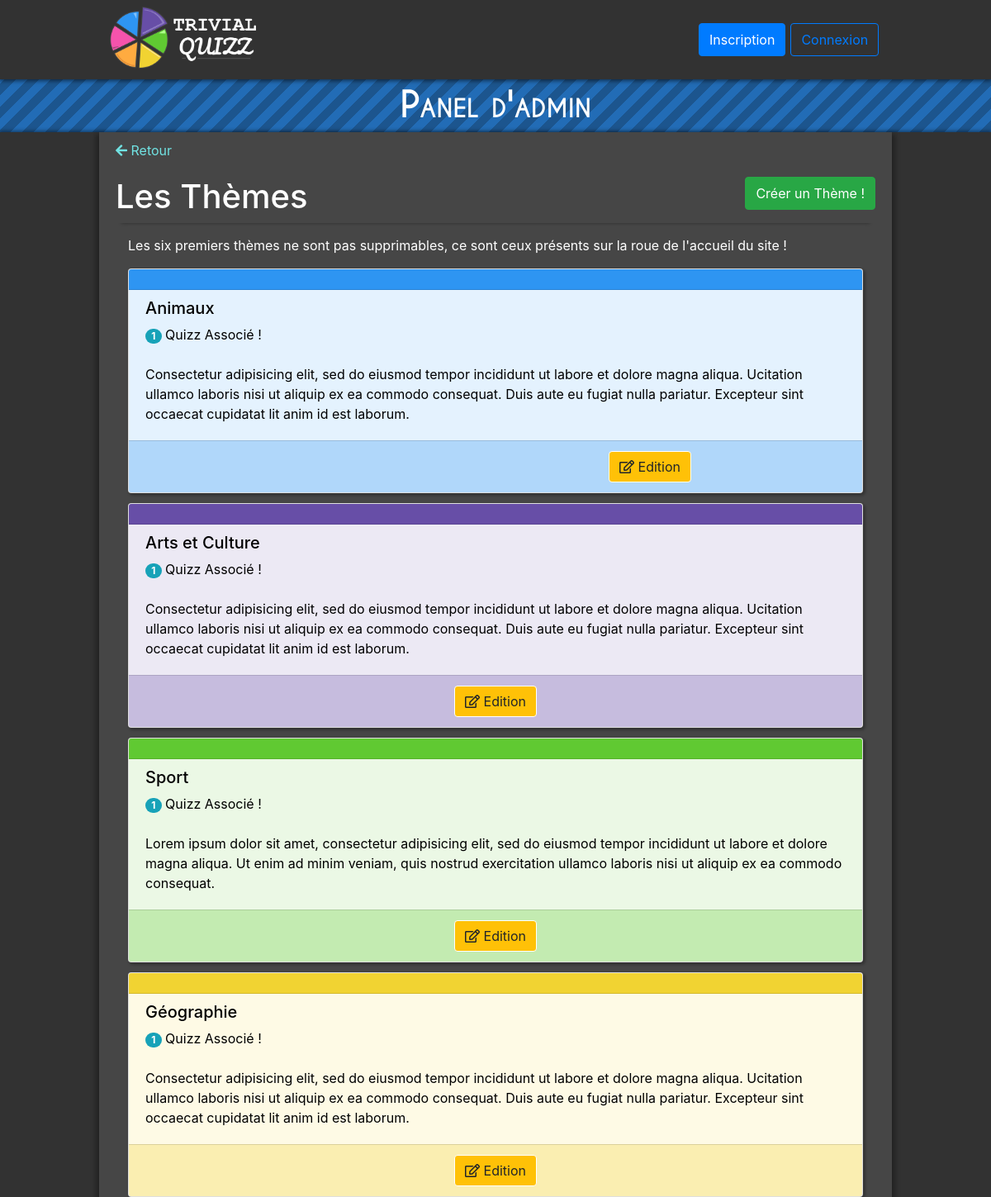
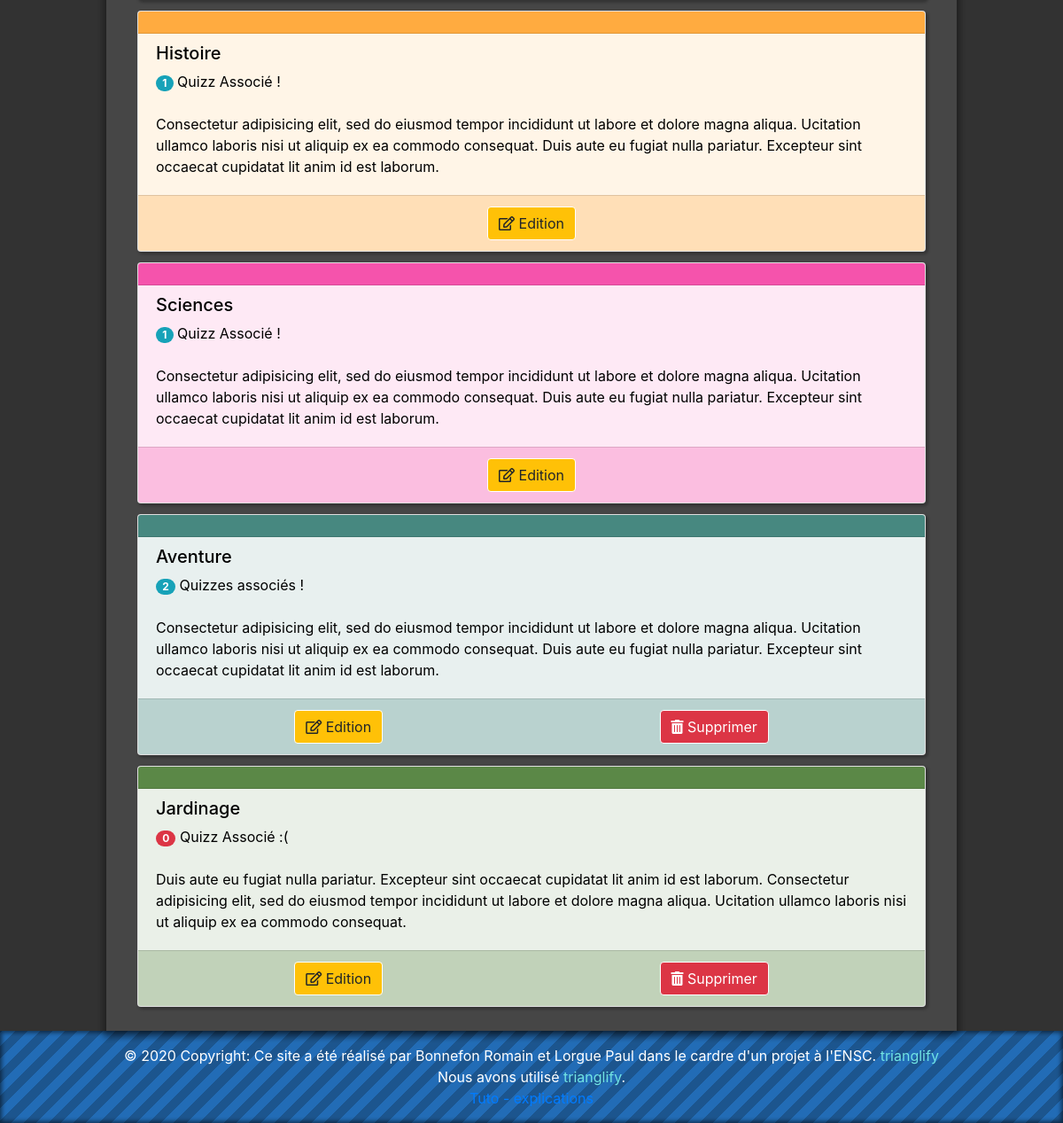
Screenshot of /admin/theme.php (signed in) with the database file from the repository (2 pictures, top to bottom).
### tables this page shows
CREATE TABLE theme
(
  th_id INTEGER NOT NULL PRIMARY KEY AUTO_INCREMENT,
  th_nom VARCHAR(50) NOT NULL,
  th_couleur VARCHAR(7) NOT NULL,
  th_description VARCHAR(500),
  th_is_principal BIT(1)
);

### include/functions.php (called while the page is built, shortened)
<?php
  function tryQueryBDD($bdd, $sql)
  {
    try {
      $request = $bdd -> query($sql);
      $result = $request -> fetchAll();
      if(empty($result)) {
        return null;
      }
      else {
        return $result;
      }
    } catch (\Exception $e) {
      return null;
    }
  }
  function loadThemeFromSQLResult($result)
  {
    $_THEME["id"] = $result["th_id"];
    $_THEME["nom"] = $result["th_nom"];
    $_THEME["desc"] = $result["th_description"];
    $_THEME["couleur"] = $result["th_couleur"];
    $_THEME["is_Principal"] = $result["th_is_principal"];
    return $_THEME;
  }
  function tabFormat($data, $fonction){
    for($i = 0; $i<count($data); $i++)
    {
      $temp = $fonction($data[$i]);
      $id = $temp["id"];
      $_DATA["$id"] = $temp;
    }
    return $_DATA;
  }
        function getAllThemesInfos($bdd)
        {
          $data = tryQueryBDD($bdd, "SELECT * FROM theme");
          return tabFormat($data, "loadThemeFromSQLResult");
        }
        function getNumbersOfQuizzesOfThemes($bdd)
        {
          $data = tryQueryBDD($bdd, "SELECT COUNT(*) AS NB, th_id FROM quiz GROUP BY th_id");
          foreach ($data as $infos)
          {
            $_NUMBERS[$infos["th_id"]] = $infos["NB"];
          }
          return $_NUMBERS;
        }
?>

### admin/theme.php (the view, shortened to what this page needs)
<?php
  require_once "../include/liaisonbdd.php";
  require_once "../include/functions.php";
  $_THEMES = getAllThemesInfos($bdd);
?>
<!doctype html>
<html lang="fr">
<head>
  <?php require_once "../include/header.php"?>
  <link rel="stylesheet" href="../css/cards.css" />
  <link rel="stylesheet" href="../css/modal.css" />
</head>
<body>
  <?php require_once "../include/navbar.php"?>
  <div class="bandeau-principal fond-bleu">
    Panel d'admin
  </div>
  <div class="cadre-global">
    <div class="cadre-central">
      <a class="blue-text" href="../index.php">
        <i class="fas fa-arrow-left" style="height: 2.5em;"></i>
        Retour
      <a/>
      <div>
        <div class="titre1">
          <h1>Les Thèmes</h1>
          <button id="boutonCreerTheme" type="button" class="btn btn-success button-open-modal"  data-toggle="modal" data-target="#modalCreationTheme">
            Créer un Thème !
          </button>
        </div>
        <article class="container">
          <div>
            <p>Les six premiers thèmes ne sont pas supprimables, ce sont ceux présents sur la roue de l'accueil du site !</p>
          <div class="card-columns">
            <?php
              $_NBOFQUIZZ = getNumbersOfQuizzesOfThemes($bdd);
              foreach($_THEMES as $_THEME)
              {
                ?>
                <div id="themeN<?= $_THEME["id"]?>" class="card">
                  <div class="card-header" style="background-color: <?= $_THEME['couleur'] ?>;">
                  </div>
                  <div class="card-body" style="background: <?= $_THEME['couleur'] ?>20;">
                    <h5><?= $_THEME["nom"] ?></h5>
                    <div class="card-text"><?php
                    if(!empty($_NBOFQUIZZ[$_THEME["id"]])){
                      if($_NBOFQUIZZ[$_THEME["id"]]==1){
                        echo '<span class="badge badge-pill badge-info">1</span> Quizz Associé !';
                      }
                      else {
                        echo '<span class="badge badge-pill badge-info">'.$_NBOFQUIZZ[$_THEME["id"]].'</span> Quizzes associés !';
                      }
                    }
                    else{
                        echo '<span class="badge badge-pill badge-danger">0</span> Quizz Associé :(';
                    } ?></div>
                    <br/>
                    <p class="card-text"><?= $_THEME["desc"] ?></p>
                  </div>
                  <div class="card-footer d-flex justify-content-around" style="background: <?= $_THEME['couleur'] ?>60;">
                    <a href="theme-edit.php?id=<?= $_THEME["id"] ?>">
                      <button type="button" class="btn btn-warning btn-border-blanc">
                        <i class="far fa-edit"></i>
                        Edition
                      </button>
                    </a>
                    <?php if($_THEME["is_Principal"] == 0){
                      ?>
                      <button id="suppressionThemeN<?= $_THEME["id"]?>" type="button" class="btn btn-danger btn-border-blanc">
                        <i class="fas fa-trash-alt" style="color: #ffffff;"></i>
                        Supprimer
                      </button>
                    <?php } ?>
                  </div>
                </div>
              <?php
              }
            ?>
          </div>
        </article>
      </div>
    </div>
  </div>
  <?php require_once "modals/theme-create.php"?>
</body>
</html>

### css/style-base.css (style rules this page uses)
:root { --navbar-height: 95px; }
.bandeau-principal { height: auto; text-align: center; justify-content: center; align-items: center; font-size: 2.7rem; font-variant: small-caps; font-family: "CaviarDreams"; font-weight: bold; }
body { font-family: "CaviarDreams"; }
.fond-bleu { color: white; background: repeating-linear-gradient(-45deg, #1C558E, 10px, #226cb6 10px, #226cb6 20px); }
footer { color: white; background: repeating-linear-gradient(-45deg, #1C558E, 10px, #226cb6 10px, #226cb6 20px); box-shadow: inset 0px 0px 5px 2px rgba(0, 0, 0, .55); display: flex; justify-content: center; align-items: center; }
html { margin-top: var(--navbar-height); overflow-x: hidden; }
.cadre-global { box-shadow: 0px 0px 5px 1px rgba(0, 0, 0, .55); display: flex; width: auto; justify-content: center; background-color: rgb(50,50,50); min-height: calc(100vh - 1.7*var(--navbar-height)); }
body { background-color: rgb(50,50,50) !important; overflow-x: hidden; width: 100vw; }
.cadre-central { box-shadow: 2px 5px 6px 3px rgba(0, 0, 0, .2), -2px 5px 6px 3px rgba(0, 0, 0, .2); width: 70%; height: 100%; padding: 10px 20px 15px 20px; background-color: rgb(70,70,70); color: white; min-height: calc(100vh - 1.7*var(--navbar-height)); }
.titre1, .titre2 { display: flex; flex-flow: row nowrap; justify-content: space-between; }
.titre1 { font-size: 2.5rem; box-shadow: 0px 7px 4px -7px rgba(0,0,0,.4); margin-bottom: 15px; }
.button-open-modal { height: 2.5em; }
.btn-border-blanc { border-color: white !important; border-width: thick; }
.blue-text { color: #71E3E3 !important; }
a { text-decoration: none !important; }
@media (min-width: 768px) and (max-width: 1200px) { .navbar-center, .cadre-central { width: 80% !important; } }
@media (min-width: 768px) and (max-width: 1200px) { .titre1 { font-size: 2rem; } }

### css/cards.css (style rules this page uses)
.card-columns { width: 100% !important; }
@media (max-width: 1400px) { .card-columns { column-count: 1 !important; } }
.card-body { padding-top: 10px !important; }
.card { min-width: 100%; margin-bottom: 25px; box-shadow: 2px 2px 3px 1px rgba(0, 0, 0, .25); color: black !important; }
@media (min-width: 1001px) and (max-width: 1400px) { .card-columns { column-count: 2; } }

### rows the page displays
theme: th_nom "Animaux", shows "1", th_description "Consectetur adipisicing elit, sed do eiusmod tempor incididunt ut labore et dolore magna aliqua. Ucitation ullamco laboris nisi ut aliquip ex ea commodo consequat. Duis aute eu fugiat nulla pariatur. Excepteur sint occaecat cupidatat lit anim id est laborum."
theme: th_nom "Arts et Culture", shows "1", th_description "Consectetur adipisicing elit, sed do eiusmod tempor incididunt ut labore et dolore magna aliqua. Ucitation ullamco laboris nisi ut aliquip ex ea commodo consequat. Duis aute eu fugiat nulla pariatur. Excepteur sint occaecat cupidatat lit anim id est laborum."
theme: th_nom "Sport", shows "1", th_description "Lorem ipsum dolor sit amet, consectetur adipisicing elit, sed do eiusmod tempor incididunt ut labore et dolore magna aliqua. Ut enim ad minim veniam, quis nostrud exercitation ullamco laboris nisi ut aliquip ex ea commodo consequat."
theme: th_nom "Géographie", shows "1", th_description "Consectetur adipisicing elit, sed do eiusmod tempor incididunt ut labore et dolore magna aliqua. Ucitation ullamco laboris nisi ut aliquip ex ea commodo consequat. Duis aute eu fugiat nulla pariatur. Excepteur sint occaecat cupidatat lit anim id est laborum."
theme: th_nom "Histoire", shows "1", th_description "Consectetur adipisicing elit, sed do eiusmod tempor incididunt ut labore et dolore magna aliqua. Ucitation ullamco laboris nisi ut aliquip ex ea commodo consequat. Duis aute eu fugiat nulla pariatur. Excepteur sint occaecat cupidatat lit anim id est laborum."
theme: th_nom "Sciences", shows "1", th_description "Consectetur adipisicing elit, sed do eiusmod tempor incididunt ut labore et dolore magna aliqua. Ucitation ullamco laboris nisi ut aliquip ex ea commodo consequat. Duis aute eu fugiat nulla pariatur. Excepteur sint occaecat cupidatat lit anim id est laborum."
theme: th_nom "Aventure", th_id "2", th_description "Consectetur adipisicing elit, sed do eiusmod tempor incididunt ut labore et dolore magna aliqua. Ucitation ullamco laboris nisi ut aliquip ex ea commodo consequat. Duis aute eu fugiat nulla pariatur. Excepteur sint occaecat cupidatat lit anim id est laborum."
theme: th_nom "Jardinage", shows "0", th_description "Duis aute eu fugiat nulla pariatur. Excepteur sint occaecat cupidatat lit anim id est laborum. Consectetur adipisicing elit, sed do eiusmod tempor incididunt ut labore et dolore magna aliqua. Ucitation ullamco laboris nisi ut aliquip ex ea commodo consequat."
